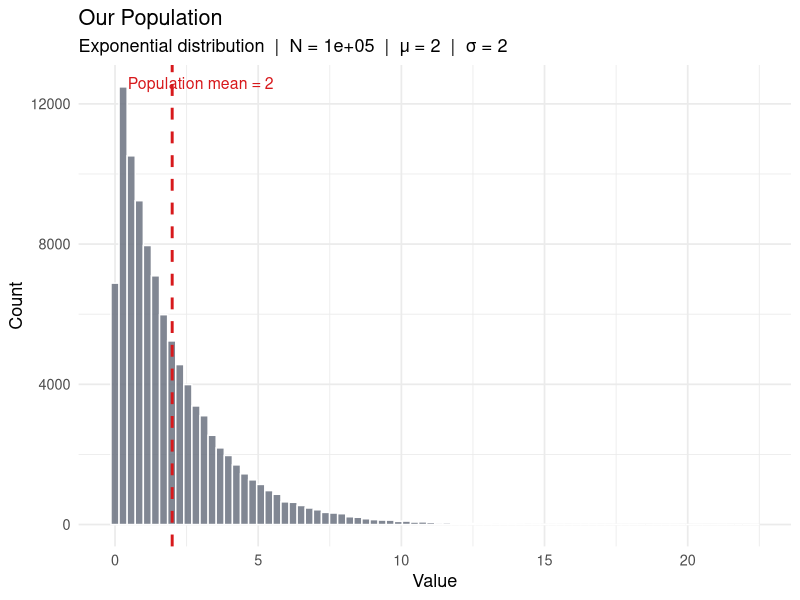
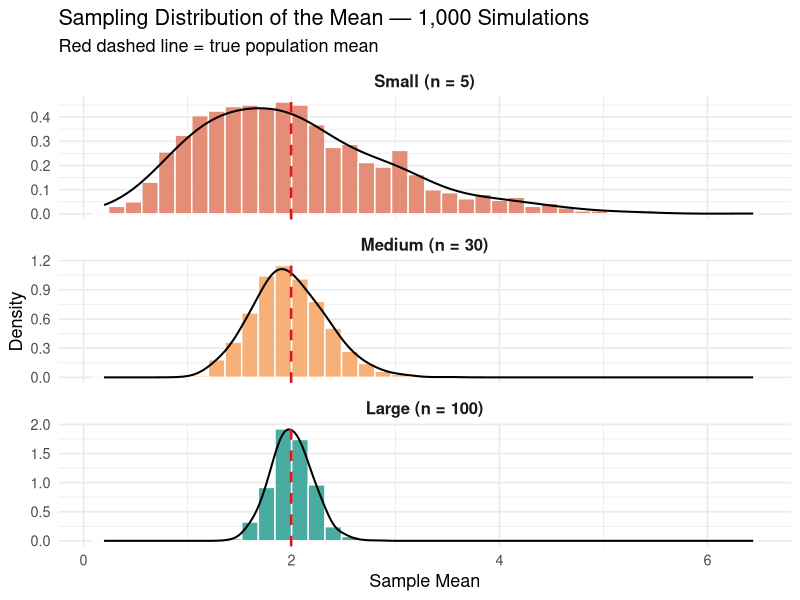
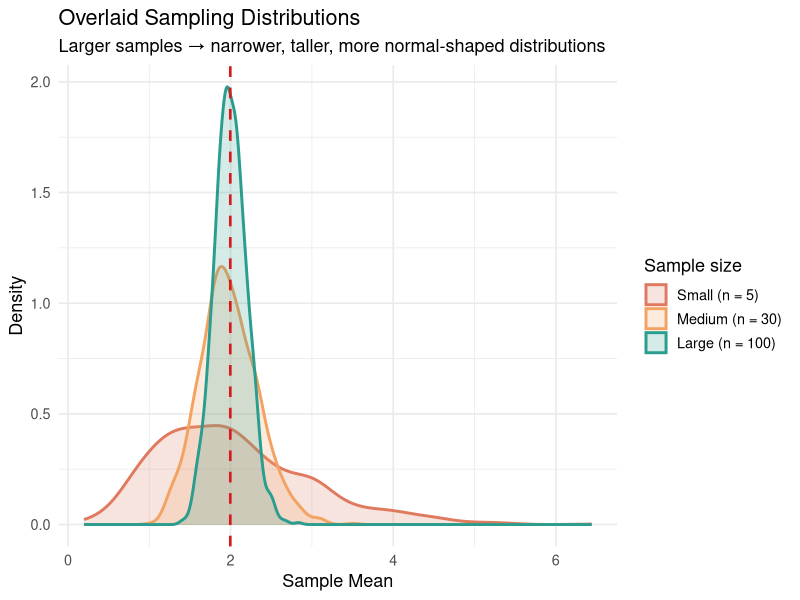
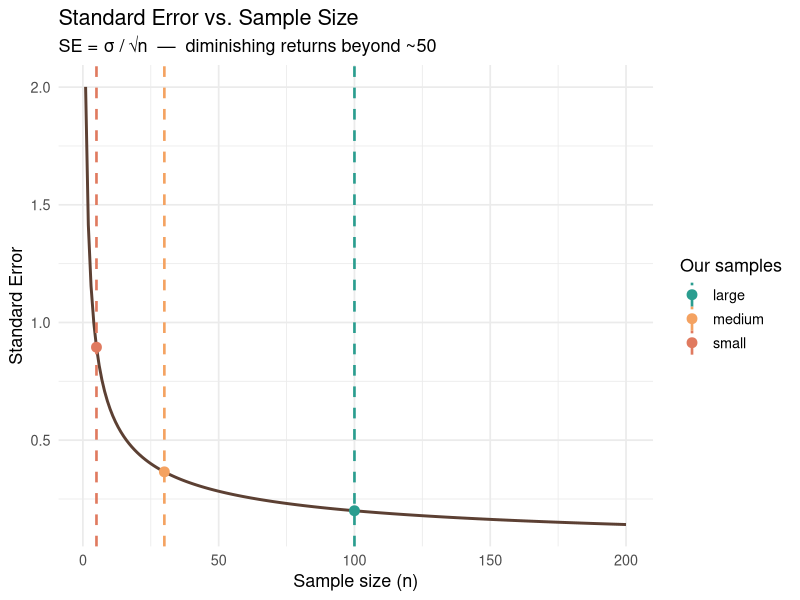

Generate these figures, in order, with R:
## ---- chunk 1
knitr::opts_chunk$set(echo = TRUE, warning = FALSE, message = FALSE)
library(ggplot2)
library(dplyr)
library(tidyr)
## ---- chunk 2
set.seed(42)

POPULATION_SIZE <- 100000
population <- rexp(POPULATION_SIZE, rate = 0.5)

pop_mean <- mean(population)
pop_sd   <- sd(population)

ggplot(data.frame(x = population), aes(x = x)) +
  geom_histogram(bins = 80, fill = "#6B7280", color = "white", alpha = 0.85) +
  geom_vline(xintercept = pop_mean, color = "#d7191c", linewidth = 1, linetype = "dashed") +
  annotate("text",
           x = pop_mean + 1, y = Inf, vjust = 2,
           label = paste0("Population mean = ", round(pop_mean, 2)),
           color = "#d7191c", size = 4) +
  labs(
    title = "Our Population",
    subtitle = paste0("Exponential distribution  |  N = ", format(POPULATION_SIZE, big.mark = ","),
                      "  |  μ = ", round(pop_mean, 2),
                      "  |  σ = ", round(pop_sd, 2)),
    x = "Value", y = "Count"
  ) +
  theme_minimal(base_size = 13)
## ---- chunk 3
N_SAMPLES   <- 1000
small_n     <- 5
medium_n    <- 30
large_n     <- 100

sample_means <- function(pop, n, reps) {
  replicate(reps, mean(sample(pop, size = n, replace = FALSE)))
}

means_small  <- sample_means(population, small_n,  N_SAMPLES)
means_medium <- sample_means(population, medium_n, N_SAMPLES)
means_large  <- sample_means(population, large_n,  N_SAMPLES)

results <- bind_rows(
  data.frame(sample_mean = means_small,  size = paste0("Small (n = ",  small_n,  ")")),
  data.frame(sample_mean = means_medium, size = paste0("Medium (n = ", medium_n, ")")),
  data.frame(sample_mean = means_large,  size = paste0("Large (n = ",  large_n,  ")"))
) %>%
  mutate(size = factor(size, levels = c(
    paste0("Small (n = ",  small_n,  ")"),
    paste0("Medium (n = ", medium_n, ")"),
    paste0("Large (n = ",  large_n,  ")")
  )))
## ---- chunk 4
panel_colors <- setNames(
  c("#E07A5F", "#F4A261", "#2A9D8F"),
  c(paste0("Small (n = ",  small_n,  ")"),
    paste0("Medium (n = ", medium_n, ")"),
    paste0("Large (n = ",  large_n,  ")"))
)

ggplot(results, aes(x = sample_mean, fill = size)) +
  geom_histogram(aes(y = after_stat(density)),
                 bins = 40, color = "white", alpha = 0.85) +
  stat_density(geom = "line", color = "black", linewidth = 0.7, adjust = 1.5) +
  geom_vline(xintercept = pop_mean,
             color = "#d7191c", linetype = "dashed", linewidth = 0.9) +
  facet_wrap(~size, ncol = 1, scales = "free_y") +
  scale_fill_manual(values = panel_colors, guide = "none") +
  labs(
    title = "Sampling Distribution of the Mean — 1,000 Simulations",
    subtitle = "Red dashed line = true population mean",
    x = "Sample Mean", y = "Density"
  ) +
  theme_minimal(base_size = 13) +
  theme(strip.text = element_text(face = "bold", size = 12))
## ---- chunk 5
ggplot(results, aes(x = sample_mean, color = size, fill = size)) +
  geom_density(alpha = 0.20, linewidth = 1) +
  geom_vline(xintercept = pop_mean,
             color = "#d7191c", linetype = "dashed", linewidth = 0.9) +
  scale_color_manual(values = panel_colors) +
  scale_fill_manual(values = panel_colors) +
  labs(
    title = "Overlaid Sampling Distributions",
    subtitle = "Larger samples → narrower, taller, more normal-shaped distributions",
    x = "Sample Mean", y = "Density",
    color = "Sample size", fill = "Sample size"
  ) +
  theme_minimal(base_size = 13)
## ---- chunk 6
summary_tbl <- results %>%
  group_by(size) %>%
  summarise(
    n          = as.integer(sub(".*= (\\d+)\\)", "\\1", as.character(size[1]))),
    observed_mean = round(mean(sample_mean), 4),
    observed_se   = round(sd(sample_mean),   4),
    .groups = "drop"
  ) %>%
  mutate(
    theoretical_se = round(pop_sd / sqrt(n), 4),
    ratio          = round(observed_se / theoretical_se, 3)
  )

knitr::kable(summary_tbl,
  col.names = c("Sample size", "n", "Observed mean", "Observed SE",
                "Theoretical SE (σ/√n)", "Ratio (obs/theory)"),
  caption   = "Comparison of observed simulation results vs. CLT predictions"
)
## ---- chunk 7
ns     <- 1:200
se_df  <- data.frame(n = ns, se = pop_sd / sqrt(ns))
vlines <- data.frame(n = c(small_n, medium_n, large_n),
                     label = c("small", "medium", "large"),
                     color = c("#E07A5F", "#F4A261", "#2A9D8F"))

ggplot(se_df, aes(x = n, y = se)) +
  geom_line(linewidth = 1, color = "#5C4033") +
  geom_vline(data = vlines, aes(xintercept = n, color = label),
             linetype = "dashed", linewidth = 0.9) +
  geom_point(data = vlines, aes(x = n, y = pop_sd / sqrt(n), color = label),
             size = 3) +
  scale_color_manual(values = setNames(vlines$color, vlines$label)) +
  labs(
    title = "Standard Error vs. Sample Size",
    subtitle = "SE = σ / √n  —  diminishing returns beyond ~50",
    x = "Sample size (n)", y = "Standard Error",
    color = "Our samples"
  ) +
  theme_minimal(base_size = 13)
